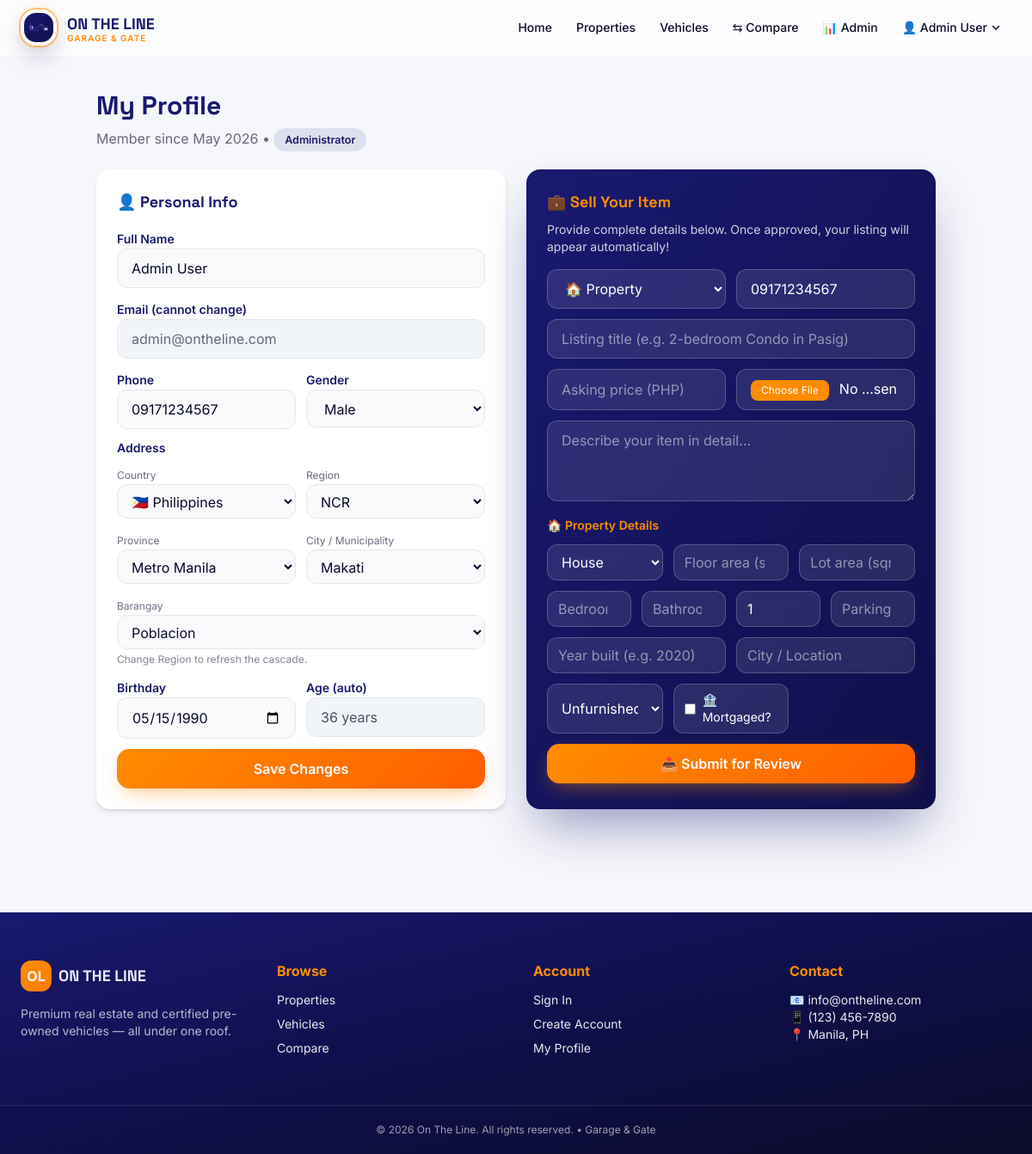
The app's page /profile.php (signed in) with its own data.
### tables this page shows
CREATE TABLE users (
    id INT AUTO_INCREMENT PRIMARY KEY,
    full_name VARCHAR(100) NOT NULL,
    email VARCHAR(100) UNIQUE NOT NULL,
    password_hash VARCHAR(255) NOT NULL,
    phone VARCHAR(11) DEFAULT NULL,
    address_barangay VARCHAR(150) DEFAULT NULL,
    address_city     VARCHAR(150) DEFAULT NULL,
    address_province VARCHAR(150) DEFAULT NULL,
    address_region   VARCHAR(150) DEFAULT NULL,
    address_country  VARCHAR(50)  DEFAULT 'Philippines',
    birthday DATE DEFAULT NULL,
    age INT GENERATED ALWAYS AS (
        CASE WHEN birthday IS NULL THEN NULL
        ELSE TIMESTAMPDIFF(YEAR, birthday, CURDATE())
             - IF(DATE_FORMAT(CURDATE(), '%m%d') < DATE_FORMAT(birthday, '%m%d'), 1, 0)
        END
    ) VIRTUAL,
    gender ENUM('male','female','other','prefer_not_to_say') DEFAULT 'prefer_not_to_say',
    role ENUM('customer','administrator') DEFAULT 'customer',
    created_at TIMESTAMP DEFAULT CURRENT_TIMESTAMP,
    INDEX idx_email (email),
    INDEX idx_role (role)
);

### db.php (called while the page is built, shortened)
<?php
function db(): PDO {
    static $pdo = null;
    if ($pdo !== null) return $pdo;
    $dsn = sprintf('mysql:host=%s;dbname=%s;charset=%s', DB_HOST, DB_NAME, DB_CHARSET);
    try {
        $pdo = new PDO($dsn, DB_USER, DB_PASS, [
            PDO::ATTR_ERRMODE            => PDO::ERRMODE_EXCEPTION,
            PDO::ATTR_DEFAULT_FETCH_MODE => PDO::FETCH_ASSOC,
            PDO::ATTR_EMULATE_PREPARES   => false,
        ]);
    } catch (PDOException $e) {
        error_log('DB connect error: ' . $e->getMessage());
        http_response_code(500);
        die('Service temporarily unavailable.');
    }
    return $pdo;
}

### includes/functions.php (called while the page is built, shortened)
<?php
require_once __DIR__ . '/../db.php';
function e(?string $s): string { return htmlspecialchars((string)$s, ENT_QUOTES, 'UTF-8'); }

### profile.php (the view, shortened to what this page needs)
<?php
require_once __DIR__ . '/includes/functions.php';
$uid = currentUserId();
$stmt = db()->prepare("SELECT id, full_name, email, phone, address_barangay, address_city, address_province, address_region, address_country, birthday, age, gender, role, created_at FROM users WHERE id=?");
$stmt->execute([$uid]);
$user = $stmt->fetch();
include __DIR__ . '/includes/header.php';
?>
<div class="max-w-5xl mx-auto px-6 py-10">
  <h1 class="font-display text-3xl font-bold text-navy mb-2">My Profile</h1>
  <p class="text-ink/60 mb-6">Member since <?= date('F Y', strtotime($user['created_at'])) ?> • <span class="chip bg-navy/10 text-navy"><?= ucfirst($user['role']) ?></span></p>
  <div class="grid lg:grid-cols-2 gap-6">
    <div class="bg-white rounded-2xl shadow-md p-6">
      <h2 class="font-display font-bold text-navy text-lg mb-4">👤 Personal Info</h2>
      <form method="POST" class="space-y-3">
        <div>
          <label class="text-sm font-semibold text-navy">Full Name</label>
          <input name="full_name" value="<?= e($user['full_name']) ?>" required class="w-full bg-slate-50 border rounded-xl px-4 py-2.5 focus:ring-2 focus:ring-orange focus:outline-none">
        </div>
        <div>
          <label class="text-sm font-semibold text-navy">Email (cannot change)</label>
          <input value="<?= e($user['email']) ?>" disabled class="w-full bg-slate-100 border rounded-xl px-4 py-2.5 text-ink/60">
        </div>
        <div class="grid grid-cols-2 gap-3">
          <div>
            <label class="text-sm font-semibold text-navy">Phone</label>
            <input id="phoneInput" name="phone" inputmode="numeric" maxlength="11" pattern="09\d{9}" value="<?= e($user['phone']) ?>" placeholder="09171234567" class="w-full bg-slate-50 border rounded-xl px-4 py-2.5 focus:ring-2 focus:ring-orange focus:outline-none">
          </div>
          <div>
            <label class="text-sm font-semibold text-navy">Gender</label>
            <select name="gender" class="w-full bg-slate-50 border rounded-xl px-4 py-2.5 focus:ring-2 focus:ring-orange focus:outline-none">
              <?php foreach (['prefer_not_to_say'=>'Prefer not to say','male'=>'Male','female'=>'Female','other'=>'Other'] as $k=>$v): ?>
                <option value="<?= $k ?>" <?= $user['gender']===$k?'selected':'' ?>><?= $v ?></option>
              <?php endforeach; ?>
            </select>
          </div>
        </div>
        <div class="mt-2">
          <div class="text-sm font-semibold text-navy mb-2">Address</div>
          <div class="grid grid-cols-2 gap-3">
            <div>
              <label class="text-xs text-ink/60">Country</label>
              <select name="address_country" id="addrCountry" class="w-full bg-slate-50 border rounded-xl px-3 py-2 focus:ring-2 focus:ring-orange focus:outline-none">
                <option value="Philippines" <?= ($user['address_country']??'Philippines')==='Philippines'?'selected':'' ?>>🇵🇭 Philippines</option>
              </select>
            </div>
            <div>
              <label class="text-xs text-ink/60">Region</label>
              <select name="address_region" id="addrRegion" class="w-full bg-slate-50 border rounded-xl px-3 py-2 focus:ring-2 focus:ring-orange focus:outline-none">
                <option value="<?= e($user['address_region']) ?>"><?= e($user['address_region'] ?: 'Loading…') ?></option>
              </select>
            </div>
            <div>
              <label class="text-xs text-ink/60">Province</label>
              <select name="address_province" id="addrProvince" class="w-full bg-slate-50 border rounded-xl px-3 py-2 focus:ring-2 focus:ring-orange focus:outline-none">
                <option value="<?= e($user['address_province']) ?>"><?= e($user['address_province'] ?: '—') ?></option>
              </select>
            </div>
            <div>
              <label class="text-xs text-ink/60">City / Municipality</label>
              <select name="address_city" id="addrCity" class="w-full bg-slate-50 border rounded-xl px-3 py-2 focus:ring-2 focus:ring-orange focus:outline-none">
                <option value="<?= e($user['address_city']) ?>"><?= e($user['address_city'] ?: '—') ?></option>
              </select>
            </div>
            <div class="col-span-2">
              <label class="text-xs text-ink/60">Barangay</label>
              <select name="address_barangay" id="addrBrgy" class="w-full bg-slate-50 border rounded-xl px-3 py-2 focus:ring-2 focus:ring-orange focus:outline-none">
                <option value="<?= e($user['address_barangay']) ?>"><?= e($user['address_barangay'] ?: '—') ?></option>
              </select>
            </div>
          </div>
          <p class="text-xs text-ink/50 mt-1">Change Region to refresh the cascade.</p>
        </div>
        <div class="grid grid-cols-2 gap-3">
          <div>
            <label class="text-sm font-semibold text-navy">Birthday</label>
            <input type="date" id="bday2" name="birthday" value="<?= e($user['birthday']) ?>" max="<?= date('Y-m-d') ?>" class="w-full bg-slate-50 border rounded-xl px-4 py-2.5 focus:ring-2 focus:ring-orange focus:outline-none">
          </div>
          <div>
            <label class="text-sm font-semibold text-navy">Age (auto)</label>
            <input id="age2" readonly value="<?= $user['age'] ? e($user['age']).' years' : '—' ?>" class="w-full bg-slate-100 border rounded-xl px-4 py-2.5 text-ink/70">
          </div>
        </div>
        <button class="btn btn-primary w-full justify-center mt-3">Save Changes</button>
      </form>
    </div>
    <div id="sell" class="bg-gradient-to-br from-navy to-navy2 text-white rounded-2xl shadow-deep p-6">
      <h2 class="font-display font-bold text-orange text-lg mb-2">💼 Sell Your Item</h2>
      <p class="text-white/80 text-sm mb-4">Provide complete details below. Once approved, your listing will appear automatically!</p>
      <form method="POST" enctype="multipart/form-data" class="space-y-3" id="sellForm">
        <div class="grid grid-cols-2 gap-3">
          <select name="item_type" id="sellType" required onchange="toggleSellFields()" class="bg-white/10 border border-white/20 rounded-xl px-4 py-2.5 text-white focus:outline-none focus:ring-2 focus:ring-orange">
            <option value="property" class="text-navy">🏠 Property</option>
          </select>
          <input name="contact_phone" placeholder="Contact # (e.g. 09171234567)" maxlength="11" value="<?= e($user['phone']) ?>" class="bg-white/10 border border-white/20 rounded-xl px-4 py-2.5 text-white placeholder-white/50 focus:outline-none focus:ring-2 focus:ring-orange">
        </div>
        <input name="title" required placeholder="Listing title (e.g. 2-bedroom Condo in Pasig)" class="w-full bg-white/10 border border-white/20 rounded-xl px-4 py-2.5 text-white placeholder-white/50 focus:outline-none focus:ring-2 focus:ring-orange">
        <div class="grid grid-cols-2 gap-3">
          <input type="number" step="0.01" name="asking_price" required placeholder="Asking price (PHP)" class="bg-white/10 border border-white/20 rounded-xl px-4 py-2.5 text-white placeholder-white/50 focus:outline-none focus:ring-2 focus:ring-orange">
          <input type="file" name="inquiry_image" accept="image/jpeg,image/png,image/webp" class="bg-white/10 border border-white/20 rounded-xl px-4 py-2.5 text-white file:mr-3 file:py-1 file:px-3 file:rounded-lg file:border-0 file:bg-orange file:text-white file:text-xs focus:outline-none focus:ring-2 focus:ring-orange">
        </div>
        <textarea name="description" rows="3" placeholder="Describe your item in detail…" class="w-full bg-white/10 border border-white/20 rounded-xl px-4 py-2.5 text-white placeholder-white/50 focus:outline-none focus:ring-2 focus:ring-orange"></textarea>
        <div id="propertyFields" class="space-y-3">
          <div class="text-sm font-semibold text-orange mt-2">🏠 Property Details</div>
          <div class="grid grid-cols-3 gap-3">
            <select name="property_type" class="bg-white/10 border border-white/20 rounded-xl px-3 py-2 text-white focus:outline-none focus:ring-2 focus:ring-orange">
              <option value="house" class="text-navy">House</option>
            </select>
            <input type="number" step="0.01" name="square_meters" placeholder="Floor area (sqm)" class="bg-white/10 border border-white/20 rounded-xl px-3 py-2 text-white placeholder-white/50 focus:outline-none focus:ring-2 focus:ring-orange">
            <input type="number" step="0.01" name="lot_area" placeholder="Lot area (sqm)" class="bg-white/10 border border-white/20 rounded-xl px-3 py-2 text-white placeholder-white/50 focus:outline-none focus:ring-2 focus:ring-orange">
          </div>
          <div class="grid grid-cols-4 gap-3">
            <input type="number" name="bedrooms" placeholder="Bedrooms" class="bg-white/10 border border-white/20 rounded-xl px-3 py-2 text-white placeholder-white/50 focus:outline-none focus:ring-2 focus:ring-orange">
            <input type="number" name="bathrooms" placeholder="Bathrooms" class="bg-white/10 border border-white/20 rounded-xl px-3 py-2 text-white placeholder-white/50 focus:outline-none focus:ring-2 focus:ring-orange">
            <input type="number" name="floors" placeholder="Floors" value="1" class="bg-white/10 border border-white/20 rounded-xl px-3 py-2 text-white placeholder-white/50 focus:outline-none focus:ring-2 focus:ring-orange">
            <input type="number" name="parking_slots" placeholder="Parking slots" class="bg-white/10 border border-white/20 rounded-xl px-3 py-2 text-white placeholder-white/50 focus:outline-none focus:ring-2 focus:ring-orange">
          </div>
          <div class="grid grid-cols-2 gap-3">
            <input type="number" name="year_built" placeholder="Year built (e.g. 2020)" class="bg-white/10 border border-white/20 rounded-xl px-3 py-2 text-white placeholder-white/50 focus:outline-none focus:ring-2 focus:ring-orange">
            <input name="location" placeholder="City / Location" class="bg-white/10 border border-white/20 rounded-xl px-3 py-2 text-white placeholder-white/50 focus:outline-none focus:ring-2 focus:ring-orange">
          </div>
          <div class="grid grid-cols-3 gap-3">
            <select name="furnishing" class="bg-white/10 border border-white/20 rounded-xl px-3 py-2 text-white focus:outline-none focus:ring-2 focus:ring-orange">
              <option value="unfurnished" class="text-navy">Unfurnished</option>
            </select>
            <label class="flex items-center gap-2 text-sm bg-white/10 border border-white/20 rounded-xl px-3 py-2">
              <input type="checkbox" name="is_mortgaged" value="1" onchange="toggleMortgage()">
              <span>🏦 Mortgaged?</span>
            </label>
            <div></div>
          </div>
        </div>
        <button class="btn btn-primary w-full justify-center mt-3">📤 Submit for Review</button>
      </form>
    </div>
  </div>
</div>
<?php include __DIR__ . '/includes/footer.php'; ?>

### includes/header.php (style rules this page uses)
html { scroll-behavior: smooth; }
body { font-family:'Inter',system-ui,sans-serif; background:#f6f7fb; color:#0b0b2a; }
.btn { display:inline-flex;align-items:center;gap:.5rem;padding:.7rem 1.25rem;border-radius:.9rem;font-weight:600;transition:.25s;cursor:pointer; }
.btn-primary { background:linear-gradient(135deg,#FF8C00,#ff5e00); color:#fff; box-shadow:0 8px 24px -8px rgba(255,140,0,.6); }
.chip { padding:.35rem .8rem;border-radius:999px;font-size:.78rem;font-weight:600; }

### records on screen
users: created_at "May 2026", role "Administrator", full_name "Admin User", email "admin@ontheline.com", phone "09171234567", gender "Male", address_country "🇵🇭 Philippines", address_region "NCR", address_province "Metro Manila", address_city "Makati", address_barangay "Poblacion", birthday "05/15/1990", age "36 years", contact_phone "09171234567"

### other values on screen
$_SESSION['user_name'] "Admin User"
